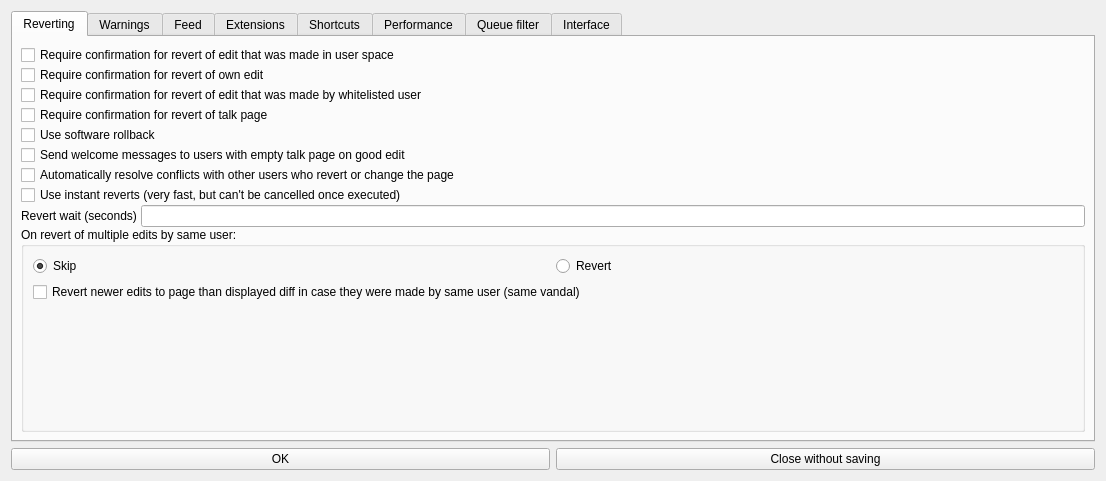
<?xml version="1.0" encoding="UTF-8"?>
<ui version="4.0">
 <class>Preferences</class>
 <widget class="QDialog" name="Preferences">
  <property name="geometry">
   <rect>
    <x>0</x>
    <y>0</y>
    <width>1106</width>
    <height>481</height>
   </rect>
  </property>
  <property name="sizePolicy">
   <sizepolicy hsizetype="Fixed" vsizetype="Fixed">
    <horstretch>0</horstretch>
    <verstretch>0</verstretch>
   </sizepolicy>
  </property>
  <property name="windowTitle">
   <string>Dialog</string>
  </property>
  <layout class="QVBoxLayout" name="verticalLayout">
   <item>
    <widget class="QTabWidget" name="tabWidget">
     <property name="currentIndex">
      <number>0</number>
     </property>
     <widget class="QWidget" name="tab">
      <attribute name="title">
       <string>Reverting</string>
      </attribute>
      <layout class="QVBoxLayout" name="verticalLayout_10">
       <property name="spacing">
        <number>0</number>
       </property>
       <property name="leftMargin">
        <number>8</number>
       </property>
       <property name="topMargin">
        <number>8</number>
       </property>
       <property name="rightMargin">
        <number>8</number>
       </property>
       <property name="bottomMargin">
        <number>8</number>
       </property>
       <item>
        <layout class="QVBoxLayout" name="verticalLayout_2">
         <property name="spacing">
          <number>0</number>
         </property>
         <property name="leftMargin">
          <number>0</number>
         </property>
         <property name="topMargin">
          <number>0</number>
         </property>
         <property name="rightMargin">
          <number>0</number>
         </property>
         <property name="bottomMargin">
          <number>0</number>
         </property>
         <item>
          <widget class="QCheckBox" name="checkBox_2">
           <property name="text">
            <string>Require confirmation for revert of edit that was made in user space</string>
           </property>
          </widget>
         </item>
         <item>
          <widget class="QCheckBox" name="checkBox_3">
           <property name="text">
            <string>Require confirmation for revert of own edit</string>
           </property>
          </widget>
         </item>
         <item>
          <widget class="QCheckBox" name="checkBox_4">
           <property name="text">
            <string>Require confirmation for revert of edit that was made by whitelisted user</string>
           </property>
          </widget>
         </item>
         <item>
          <widget class="QCheckBox" name="checkBox_11">
           <property name="text">
            <string>Require confirmation for revert of talk page</string>
           </property>
          </widget>
         </item>
         <item>
          <widget class="QCheckBox" name="checkBox_5">
           <property name="text">
            <string>Use software rollback</string>
           </property>
          </widget>
         </item>
         <item>
          <widget class="QCheckBox" name="checkBox_30">
           <property name="text">
            <string>Send welcome messages to users with empty talk page on good edit</string>
           </property>
          </widget>
         </item>
         <item>
          <widget class="QCheckBox" name="checkBox">
           <property name="text">
            <string>Automatically resolve conflicts with other users who revert or change the page</string>
           </property>
          </widget>
         </item>
         <item>
          <widget class="QCheckBox" name="checkBox_27">
           <property name="text">
            <string>Use instant reverts (very fast, but can't be cancelled once executed)</string>
           </property>
          </widget>
         </item>
         <item>
          <layout class="QHBoxLayout" name="horizontalLayout_7">
           <property name="spacing">
            <number>4</number>
           </property>
           <item>
            <widget class="QLabel" name="label_3">
             <property name="text">
              <string>Revert wait (seconds)</string>
             </property>
            </widget>
           </item>
           <item>
            <widget class="QLineEdit" name="lineEdit_3"/>
           </item>
          </layout>
         </item>
         <item>
          <widget class="QGroupBox" name="groupBox">
           <property name="minimumSize">
            <size>
             <width>0</width>
             <height>60</height>
            </size>
           </property>
           <property name="title">
            <string>On revert of multiple edits by same user:</string>
           </property>
           <layout class="QVBoxLayout" name="verticalLayout_11">
            <item>
             <layout class="QHBoxLayout" name="horizontalLayout_5">
              <item>
               <widget class="QRadioButton" name="radioButton">
                <property name="text">
                 <string>Skip</string>
                </property>
                <property name="checked">
                 <bool>true</bool>
                </property>
               </widget>
              </item>
              <item>
               <widget class="QRadioButton" name="radioButton_2">
                <property name="text">
                 <string>Revert</string>
                </property>
               </widget>
              </item>
             </layout>
            </item>
            <item>
             <widget class="QCheckBox" name="checkBox_20">
              <property name="text">
               <string>Revert newer edits to page than displayed diff in case they were made by same user (same vandal)</string>
              </property>
             </widget>
            </item>
            <item>
             <spacer name="verticalSpacer_4">
              <property name="orientation">
               <enum>Qt::Vertical</enum>
              </property>
              <property name="sizeHint" stdset="0">
               <size>
                <width>20</width>
                <height>40</height>
               </size>
              </property>
             </spacer>
            </item>
           </layout>
          </widget>
         </item>
        </layout>
       </item>
      </layout>
     </widget>
     <widget class="QWidget" name="tab_5">
      <attribute name="title">
       <string>Warnings</string>
      </attribute>
      <layout class="QVBoxLayout" name="verticalLayout_8">
       <property name="spacing">
        <number>0</number>
       </property>
       <property name="leftMargin">
        <number>8</number>
       </property>
       <property name="topMargin">
        <number>8</number>
       </property>
       <property name="rightMargin">
        <number>8</number>
       </property>
       <property name="bottomMargin">
        <number>8</number>
       </property>
       <item>
        <widget class="QCheckBox" name="checkBox_17">
         <property name="text">
          <string>Merge your messages with others in existing sections</string>
         </property>
        </widget>
       </item>
       <item>
        <widget class="QCheckBox" name="checkBox_16">
         <property name="text">
          <string>Use months as headers instead of name of page</string>
         </property>
        </widget>
       </item>
       <item>
        <widget class="QCheckBox" name="checkBox_24">
         <property name="text">
          <string>Use automatic warning type and level on &quot;send warning&quot; function</string>
         </property>
        </widget>
       </item>
       <item>
        <spacer name="verticalSpacer_3">
         <property name="orientation">
          <enum>Qt::Vertical</enum>
         </property>
         <property name="sizeHint" stdset="0">
          <size>
           <width>20</width>
           <height>40</height>
          </size>
         </property>
        </spacer>
       </item>
      </layout>
     </widget>
     <widget class="QWidget" name="Feed">
      <attribute name="title">
       <string>Feed</string>
      </attribute>
      <layout class="QVBoxLayout" name="verticalLayout_12">
       <property name="spacing">
        <number>0</number>
       </property>
       <property name="leftMargin">
        <number>8</number>
       </property>
       <property name="topMargin">
        <number>8</number>
       </property>
       <property name="rightMargin">
        <number>8</number>
       </property>
       <property name="bottomMargin">
        <number>8</number>
       </property>
       <item>
        <layout class="QVBoxLayout" name="verticalLayout_5">
         <property name="spacing">
          <number>0</number>
         </property>
         <item>
          <widget class="QCheckBox" name="checkBox_12">
           <property name="text">
            <string>Enable IRC</string>
           </property>
          </widget>
         </item>
         <item>
          <widget class="QCheckBox" name="checkBox_15">
           <property name="text">
            <string>Remove edits that were already reverted by someone else</string>
           </property>
          </widget>
         </item>
         <item>
          <widget class="QCheckBox" name="checkBox_19">
           <property name="text">
            <string>Remove old edits if newer edit to same page is parsed</string>
           </property>
          </widget>
         </item>
        </layout>
       </item>
       <item>
        <spacer name="verticalSpacer_5">
         <property name="orientation">
          <enum>Qt::Vertical</enum>
         </property>
         <property name="sizeHint" stdset="0">
          <size>
           <width>20</width>
           <height>40</height>
          </size>
         </property>
        </spacer>
       </item>
      </layout>
     </widget>
     <widget class="QWidget" name="tab_2">
      <attribute name="title">
       <string>Extensions</string>
      </attribute>
      <layout class="QVBoxLayout" name="verticalLayout_3">
       <property name="spacing">
        <number>0</number>
       </property>
       <property name="leftMargin">
        <number>8</number>
       </property>
       <property name="topMargin">
        <number>8</number>
       </property>
       <property name="rightMargin">
        <number>8</number>
       </property>
       <property name="bottomMargin">
        <number>8</number>
       </property>
       <item>
        <widget class="QTableWidget" name="tableWidget"/>
       </item>
      </layout>
     </widget>
     <widget class="QWidget" name="tab_7">
      <attribute name="title">
       <string>Shortcuts</string>
      </attribute>
      <layout class="QHBoxLayout" name="horizontalLayout_8">
       <property name="leftMargin">
        <number>8</number>
       </property>
       <property name="topMargin">
        <number>8</number>
       </property>
       <property name="bottomMargin">
        <number>8</number>
       </property>
       <item>
        <widget class="QTableWidget" name="tableWidget_2"/>
       </item>
      </layout>
     </widget>
     <widget class="QWidget" name="tab_4">
      <attribute name="title">
       <string>Performance</string>
      </attribute>
      <layout class="QVBoxLayout" name="verticalLayout_6">
       <property name="spacing">
        <number>0</number>
       </property>
       <property name="leftMargin">
        <number>8</number>
       </property>
       <property name="topMargin">
        <number>8</number>
       </property>
       <property name="rightMargin">
        <number>8</number>
       </property>
       <property name="bottomMargin">
        <number>8</number>
       </property>
       <item>
        <widget class="QCheckBox" name="checkBox_14">
         <property name="text">
          <string>Automatically load history and user info (requires lot of network connection)</string>
         </property>
        </widget>
       </item>
       <item>
        <widget class="QCheckBox" name="checkBox_21">
         <property name="text">
          <string>Display last revision of page in case currently loaded edit is not a last revision (will post-download it bypassing cache)</string>
         </property>
        </widget>
       </item>
       <item>
        <widget class="QCheckBox" name="checkBox_26">
         <property name="text">
          <string>Require a delay after every load of next edit, for which it is not possible to use any write feature (useful when you need to resolve keyboard multi-press bug)</string>
         </property>
        </widget>
       </item>
       <item>
        <layout class="QHBoxLayout" name="horizontalLayout_6">
         <property name="spacing">
          <number>4</number>
         </property>
         <item>
          <widget class="QLabel" name="label_2">
           <property name="text">
            <string>Time for which you need to wait between edit features are enabled (seconds):</string>
           </property>
          </widget>
         </item>
         <item>
          <widget class="QLineEdit" name="lineEdit_2"/>
         </item>
        </layout>
       </item>
       <item>
        <widget class="QGroupBox" name="groupBox_2">
         <property name="title">
          <string>When you revert or change a displayed edit</string>
         </property>
         <layout class="QVBoxLayout" name="verticalLayout_7">
          <item>
           <widget class="QRadioButton" name="radioButton_3">
            <property name="text">
             <string>Display next</string>
            </property>
            <property name="checked">
             <bool>true</bool>
            </property>
           </widget>
          </item>
          <item>
           <widget class="QRadioButton" name="radioButton_4">
            <property name="text">
             <string>Retrieve your own edit</string>
            </property>
           </widget>
          </item>
          <item>
           <widget class="QRadioButton" name="radioButton_5">
            <property name="text">
             <string>Nothing</string>
            </property>
           </widget>
          </item>
          <item>
           <spacer name="verticalSpacer_2">
            <property name="orientation">
             <enum>Qt::Vertical</enum>
            </property>
            <property name="sizeHint" stdset="0">
             <size>
              <width>20</width>
              <height>40</height>
             </size>
            </property>
           </spacer>
          </item>
         </layout>
        </widget>
       </item>
      </layout>
     </widget>
     <widget class="QWidget" name="tab_3">
      <attribute name="title">
       <string>Queue filter</string>
      </attribute>
      <layout class="QHBoxLayout" name="horizontalLayout_2">
       <property name="spacing">
        <number>6</number>
       </property>
       <property name="leftMargin">
        <number>8</number>
       </property>
       <property name="topMargin">
        <number>8</number>
       </property>
       <property name="rightMargin">
        <number>8</number>
       </property>
       <property name="bottomMargin">
        <number>8</number>
       </property>
       <item>
        <widget class="QListWidget" name="listWidget"/>
       </item>
       <item>
        <layout class="QVBoxLayout" name="verticalLayout_4">
         <property name="spacing">
          <number>0</number>
         </property>
         <item>
          <widget class="QLabel" name="label">
           <property name="text">
            <string>Checked items will be filtered out of list</string>
           </property>
          </widget>
         </item>
         <item>
          <widget class="QCheckBox" name="checkBox_7">
           <property name="minimumSize">
            <size>
             <width>200</width>
             <height>0</height>
            </size>
           </property>
           <property name="text">
            <string notr="true">Bot edits (b)</string>
           </property>
          </widget>
         </item>
         <item>
          <widget class="QCheckBox" name="checkBox_6">
           <property name="sizePolicy">
            <sizepolicy hsizetype="Minimum" vsizetype="Fixed">
             <horstretch>0</horstretch>
             <verstretch>0</verstretch>
            </sizepolicy>
           </property>
           <property name="text">
            <string>Own edits</string>
           </property>
          </widget>
         </item>
         <item>
          <widget class="QCheckBox" name="checkBox_18">
           <property name="text">
            <string>Edits that are reverts</string>
           </property>
          </widget>
         </item>
         <item>
          <widget class="QCheckBox" name="checkBox_8">
           <property name="text">
            <string>Newly created pages (N)</string>
           </property>
          </widget>
         </item>
         <item>
          <widget class="QCheckBox" name="checkBox_13">
           <property name="text">
            <string>Minor edits</string>
           </property>
          </widget>
         </item>
         <item>
          <widget class="QCheckBox" name="checkBox_9">
           <property name="text">
            <string>Whitelisted users</string>
           </property>
          </widget>
         </item>
         <item>
          <widget class="QCheckBox" name="checkBox_10">
           <property name="text">
            <string>Friends (edits made by tools like huggle)</string>
           </property>
          </widget>
         </item>
         <item>
          <widget class="QCheckBox" name="checkBox_28">
           <property name="text">
            <string>Userspace edits</string>
           </property>
          </widget>
         </item>
         <item>
          <widget class="QCheckBox" name="checkBox_29">
           <property name="text">
            <string>Talk pages (every space)</string>
           </property>
          </widget>
         </item>
         <item>
          <spacer name="verticalSpacer_6">
           <property name="orientation">
            <enum>Qt::Vertical</enum>
           </property>
           <property name="sizeHint" stdset="0">
            <size>
             <width>20</width>
             <height>40</height>
            </size>
           </property>
          </spacer>
         </item>
         <item>
          <widget class="QLineEdit" name="lineEdit"/>
         </item>
         <item>
          <layout class="QHBoxLayout" name="horizontalLayout_4">
           <item>
            <widget class="QPushButton" name="pushButton_6">
             <property name="text">
              <string>Save</string>
             </property>
            </widget>
           </item>
           <item>
            <widget class="QPushButton" name="pushButton_5">
             <property name="text">
              <string>Reset</string>
             </property>
            </widget>
           </item>
          </layout>
         </item>
         <item>
          <layout class="QHBoxLayout" name="horizontalLayout_3">
           <item>
            <widget class="QPushButton" name="pushButton_4">
             <property name="text">
              <string>Delete</string>
             </property>
            </widget>
           </item>
           <item>
            <widget class="QPushButton" name="pushButton_3">
             <property name="text">
              <string>Insert</string>
             </property>
            </widget>
           </item>
          </layout>
         </item>
        </layout>
       </item>
      </layout>
     </widget>
     <widget class="QWidget" name="tab_6">
      <property name="sizePolicy">
       <sizepolicy hsizetype="Preferred" vsizetype="Preferred">
        <horstretch>0</horstretch>
        <verstretch>0</verstretch>
       </sizepolicy>
      </property>
      <attribute name="title">
       <string>Interface</string>
      </attribute>
      <layout class="QVBoxLayout" name="verticalLayout_9">
       <property name="spacing">
        <number>0</number>
       </property>
       <property name="leftMargin">
        <number>8</number>
       </property>
       <property name="topMargin">
        <number>8</number>
       </property>
       <property name="rightMargin">
        <number>8</number>
       </property>
       <property name="bottomMargin">
        <number>8</number>
       </property>
       <item>
        <widget class="QCheckBox" name="checkBox_22">
         <property name="text">
          <string>Make the columns of lists dynamic (will resize based on size of items) or manual (user can change their size)</string>
         </property>
        </widget>
       </item>
       <item>
        <widget class="QCheckBox" name="checkBox_25">
         <property name="text">
          <string>Display a notification when you receive a new message on your talk page</string>
         </property>
        </widget>
       </item>
       <item>
        <widget class="QCheckBox" name="checkBox_23">
         <property name="text">
          <string>Page title in every diff (large text which show just a page title in top of every diff)</string>
         </property>
        </widget>
       </item>
       <item>
        <widget class="QCheckBox" name="checkBox_notifyUpdate">
         <property name="text">
          <string>Check for updates</string>
         </property>
        </widget>
       </item>
       <item>
        <widget class="QCheckBox" name="checkBox_notifyBeta">
         <property name="text">
          <string>Check for beta versions</string>
         </property>
        </widget>
       </item>
       <item>
        <widget class="QCheckBox" name="checkBox_31">
         <property name="text">
          <string>HAN can render HTML messages (dangerous)</string>
         </property>
        </widget>
       </item>
       <item>
        <spacer name="verticalSpacer">
         <property name="orientation">
          <enum>Qt::Vertical</enum>
         </property>
         <property name="sizeHint" stdset="0">
          <size>
           <width>20</width>
           <height>40</height>
          </size>
         </property>
        </spacer>
       </item>
      </layout>
     </widget>
    </widget>
   </item>
   <item>
    <layout class="QHBoxLayout" name="horizontalLayout">
     <item>
      <widget class="QPushButton" name="pushButton_2">
       <property name="sizePolicy">
        <sizepolicy hsizetype="Preferred" vsizetype="Preferred">
         <horstretch>0</horstretch>
         <verstretch>0</verstretch>
        </sizepolicy>
       </property>
       <property name="text">
        <string>OK</string>
       </property>
      </widget>
     </item>
     <item>
      <widget class="QPushButton" name="pushButton">
       <property name="sizePolicy">
        <sizepolicy hsizetype="Preferred" vsizetype="Preferred">
         <horstretch>0</horstretch>
         <verstretch>0</verstretch>
        </sizepolicy>
       </property>
       <property name="text">
        <string>Close without saving</string>
       </property>
      </widget>
     </item>
    </layout>
   </item>
  </layout>
 </widget>
 <resources/>
 <connections/>
</ui>
